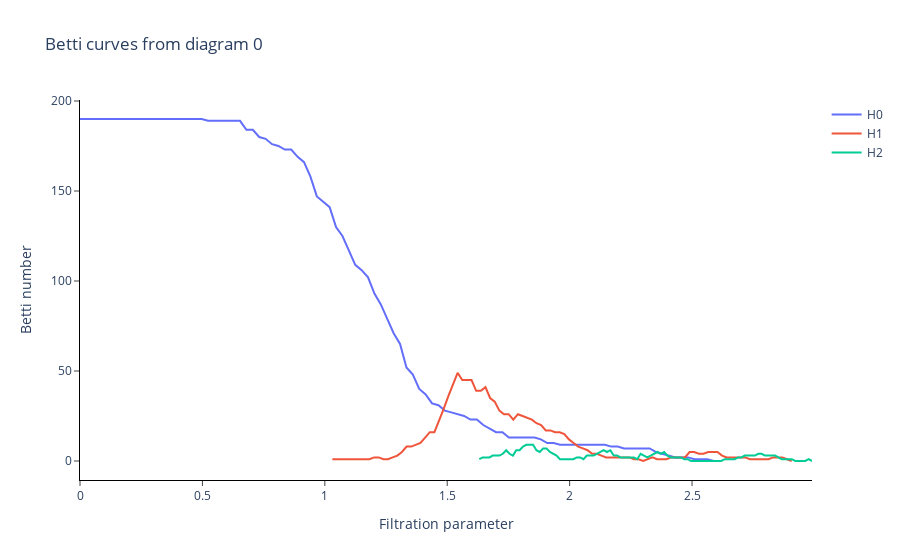

The cell this chart's notebook holds for it:
### Code cell
BCurve = BettiCurve()
bc = OLR_persistence.fit_transform(y_periodic_embedded)

print("Curva de Betti (OLR)")
OLR_BC = BCurve.fit_transform_plot(bc)
